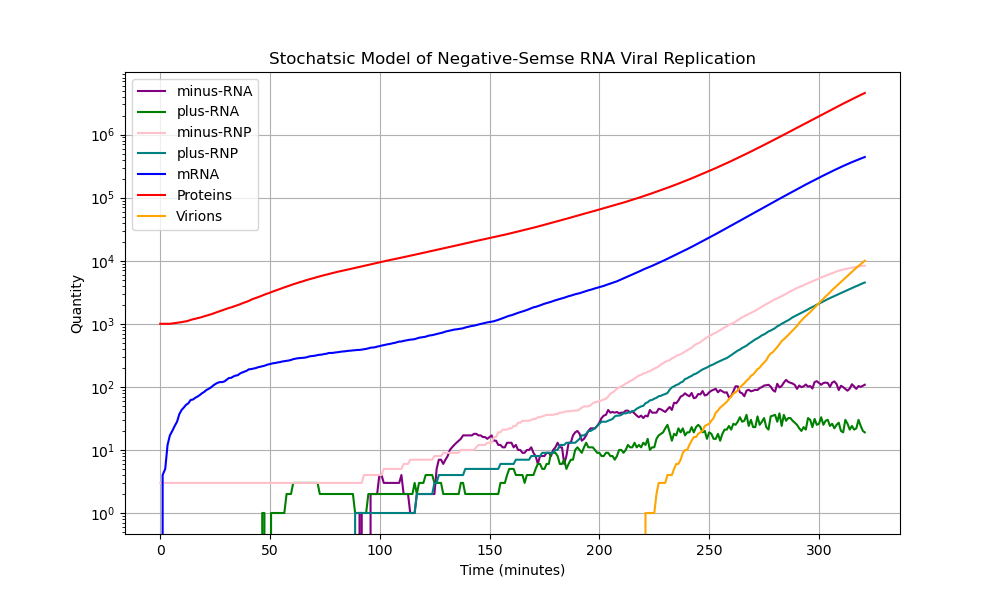

Source code (Python):
import os
import csv
import numpy as np
import pandas as pd
import matplotlib.pyplot as plt
from numba import njit
import time
from datetime import datetime

# Reaction rates (per hour)
REACTION_RATES = {
    'k_r1': 1.0, 'k_r2': 10.0, 'k_m': 1e2, 'k_p': 5**2, 'k_bind': 1e-4,
    'k_conj': 1e-4, 'k_v': 1e-6, 'd_r1': 1.0, 'd_r2': 1.0, 'd_m': 0.1,
    'd_p': 1e-4, 'd_np': 0.1, 'd_pp': 0.1, 'd_v': 0
}

# Convert to per minute
REACTION_RATES = {k: v / 60 for k, v in REACTION_RATES.items()}

# Initial quantities of molecules
initial_state = {
    'minus_RNA': 0, 'plus_RNA': 0, 'minus_RNP': 3, 'plus_RNP': 0,
    'mRNA': 0, 'Proteins': 1000, 'Virions': 0
}

# Define species order (this order will be used in arrays)
species_order = ['minus_RNA', 'plus_RNA', 'minus_RNP', 'plus_RNP', 'mRNA', 'Proteins', 'Virions']
initial_state_arr = np.array([initial_state[spec] for spec in species_order], dtype=np.float32)

# Stoichiometry matrix (rows: species, columns: reactions)
stoichiometry = np.array([
    [ 0, +1,  0,  0, -1,  0,  0, -1,  0,  0,  0,  0,  0,  0],
    [+1,  0,  0,  0,  0, -1,  0,  0, -1,  0,  0,  0,  0,  0],
    [ 0,  0,  0,  0, +1,  0, -1,  0,  0, -1,  0,  0,  0,  0],
    [ 0,  0,  0,  0,  0, +1,  0,  0,  0,  0, -1,  0,  0,  0],
    [ 0,  0, +1,  0,  0,  0,  0,  0,  0,  0,  0, -1,  0,  0],
    [ 0,  0,  0, +1, -1, -1, -1,  0,  0,  0,  0,  0, -1,  0],
    [ 0,  0,  0,  0,  0,  0, +1,  0,  0,  0,  0,  0,  0, -1],
], dtype=np.float32)

# Dependency matrix (determines which species affect each reaction's propensity)
dependency_matrix = np.array([
    [0, 0,  0,  0, +1,  0,  0, +1,  0,  0,  0,  0,  0,  0],
    [0, 0,  0,  0,  0, +1,  0,  0, +1,  0,  0,  0,  0,  0],
    [1, 0, +1,  0,  0,  0, +1,  0,  0, +1,  0,  0,  0,  0],
    [0, 1,  0,  0,  0,  0,  0,  0,  0,  0, +1,  0,  0,  0],
    [0, 0,  0, +1,  0,  0,  0,  0,  0,  0,  0, +1,  0,  0],
    [0, 0,  0,  0, +1, +1, +1,  0,  0,  0,  0,  0, +1,  0],
    [0, 0,  0,  0,  0,  0,  0,  0,  0,  0,  0,  0,  0, +1],
], dtype=np.float32)

# Convert reaction rates to an array (assuming the insertion order is the intended reaction order)
reaction_rate_arr = np.array(list(REACTION_RATES.values()), dtype=np.float32)

# Add a Lysis Threshold -- Cell lyse when certain amount of virions are produced
LYSIS_THRESHOLD = 1e4

@njit
def gillespie_simulation(initial_state, reaction_rates, time_limit, stoichiometry, dependency_matrix):
    current_time = 0.0
    state = initial_state.copy()
    record_interval = 1 # Record every minute
    last_recorded_time = current_time
    history_times = [current_time]
    history_states = [state.copy()]
    step_count = 0  # Track number of steps
    recorded_steps_count = 0  # Track the number of recorded steps
    lysis_time = None
    time_to_first_virion = None

    num_reactions = reaction_rates.shape[0]
    num_species = state.shape[0]

    while current_time < time_limit:
        step_count += 1  # Increment step counter
        
        # Compute propensities for each reaction
        propensities = np.empty(num_reactions, dtype=np.float32)
        for j in range(num_reactions):
            prod = 1.0
            for i in range(num_species):
                if dependency_matrix[i, j] != 0:
                    prod *= state[i] ** dependency_matrix[i, j]
            propensities[j] = reaction_rates[j] * prod
        
        total_propensity = 0.0
        for j in range(num_reactions):
            total_propensity += propensities[j]
        
        if total_propensity == 0.0:
            break
        
        # Time to next reaction
        r1 = np.random.rand()
        dt = -np.log(r1) / total_propensity
        current_time += dt
        
        # Determine which reaction occurs
        r2 = np.random.rand() * total_propensity
        cumulative = 0.0
        reaction_index = 0
        for j in range(num_reactions):
            cumulative += propensities[j]
            if cumulative >= r2:
                reaction_index = j
                break
        
        # Update state according to the chosen reaction's stoichiometry
        for i in range(num_species):
            state[i] += stoichiometry[i, reaction_index]
            if state[i] < 0:
                state[i] = 0.0

        # Check for lysis condition (if virions exceed threshold)
        if state[6] >= LYSIS_THRESHOLD:  # Virions are at index 6
            lysis_time = current_time
            break
            
        
        # Check for time to first virion
        if state[6] > 0 and time_to_first_virion is None:
            time_to_first_virion = current_time
        
        # Record the history only every record_interval minutes
        if current_time - last_recorded_time >= record_interval:
            recorded_steps_count += 1  # Increment recorded steps counter
            history_times.append(current_time)
            history_states.append(state.copy())
            last_recorded_time = current_time
    
    # Ensure final state is recorded if not already
    if history_times[-1] != current_time:
        history_times.append(current_time)
        history_states.append(state.copy())
    
    return history_times, history_states, step_count, recorded_steps_count, lysis_time, time_to_first_virion

# Plotting function
def plot_static(history, filename):
    times = history[0]
    history_states = np.array(history[1])
    minus_RNAs = history_states[:, 0]
    plus_RNAs = history_states[:, 1]
    minus_RNPs = history_states[:, 2]
    plus_RNPs = history_states[:, 3]
    mRNAs = history_states[:, 4]
    Proteins = history_states[:, 5]
    Virions = history_states[:, 6]
    
    plt.figure(figsize=(10, 6))
    plt.plot(times, minus_RNAs, label='minus-RNA', color='purple')
    plt.plot(times, plus_RNAs, label='plus-RNA', color='green')
    plt.plot(times, minus_RNPs, label='minus-RNP', color='pink')
    plt.plot(times, plus_RNPs, label='plus-RNP', color='teal')
    plt.plot(times, mRNAs, label='mRNA', color='blue')
    plt.plot(times, Proteins, label='Proteins', color='red')
    plt.plot(times, Virions, label='Virions', color='orange')
    
    plt.title('Stochatsic Model of Negative-Semse RNA Viral Replication')
    plt.xlabel('Time (minutes)')
    plt.ylabel('Quantity')
    plt.yscale('log')
    plt.legend()
    plt.grid()
    plt.savefig(filename)
    plt.close()
    print("Static plot saved as '{}'".format(filename))

def main():
    
    history_times, history_states, total_steps, recorded_steps, lysis_time, time_to_first_virion = gillespie_simulation(
        initial_state_arr, reaction_rate_arr, time_limit=600,
        stoichiometry=stoichiometry, dependency_matrix=dependency_matrix
    )

    # Plot the results
    plot_history = (history_times, history_states)
    plot_static(plot_history, filename="gillespie_final.png")

     # Print final state as a DataFrame
    final_state = history_states[-1]
    final_state_df = pd.DataFrame({
        'Species': species_order,
        'Quantity': final_state
    })
    print("Final quantities after simulation:")
    print(final_state_df)
    print ("\n")
    
    # Extract key metrics
    final_virions = history_states[-1][6]
    sim_time = history_times[-1]
    virion_rate = final_virions / sim_time if sim_time > 0 else 0

    # Print out the metrics
    print(f"Simulation Time (min): {sim_time:.3f}")
    print(f"Final Virions: {final_virions:.3f}")
    print(f"Virion Production Rate (per min): {virion_rate:.3f}")
    print(f"Lysis Time (min): {round(lysis_time, 3) if lysis_time is not None else 'No Lysis'}")
    print(f"Time to First Virion (min): {round(time_to_first_virion, 3) if time_to_first_virion is not None else 'No Virions'}")

if __name__ == "__main__":
    main()